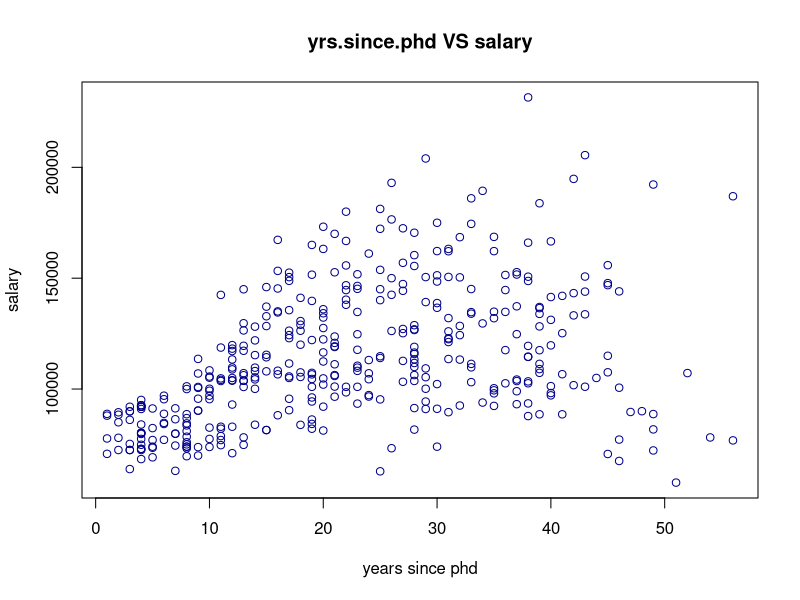
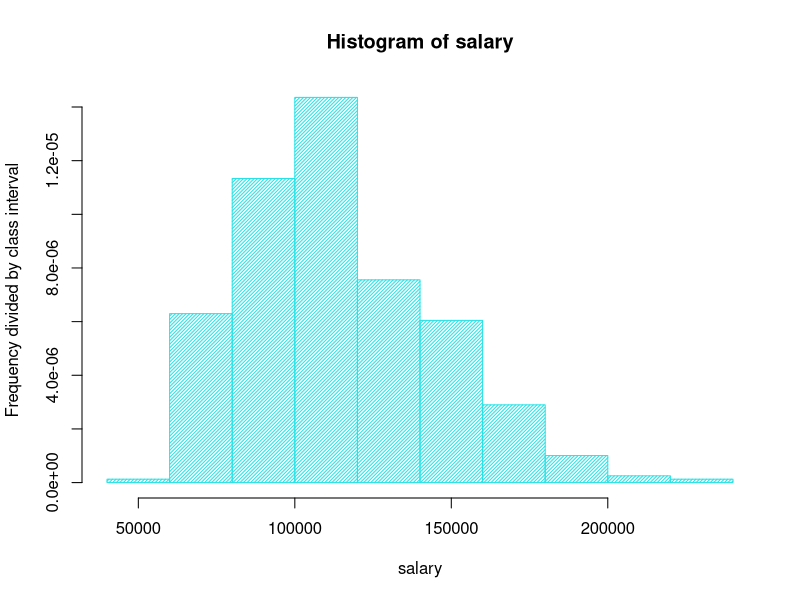
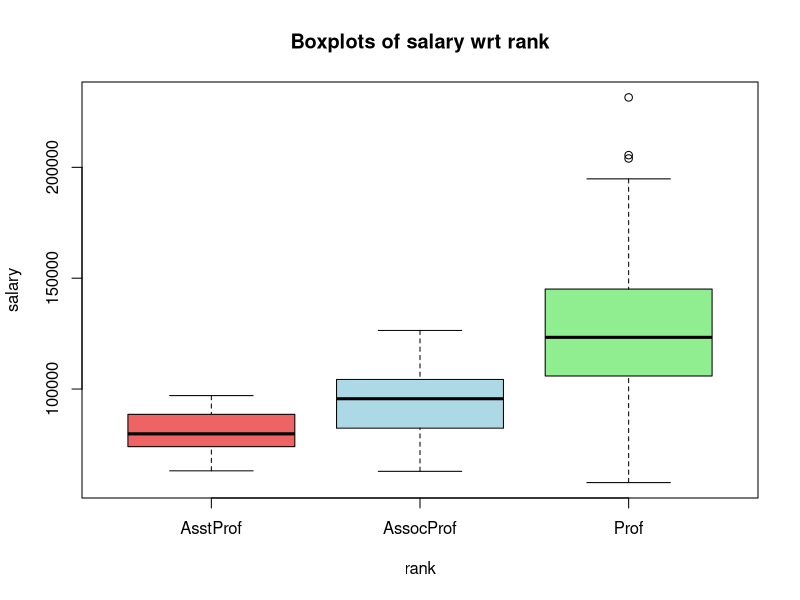
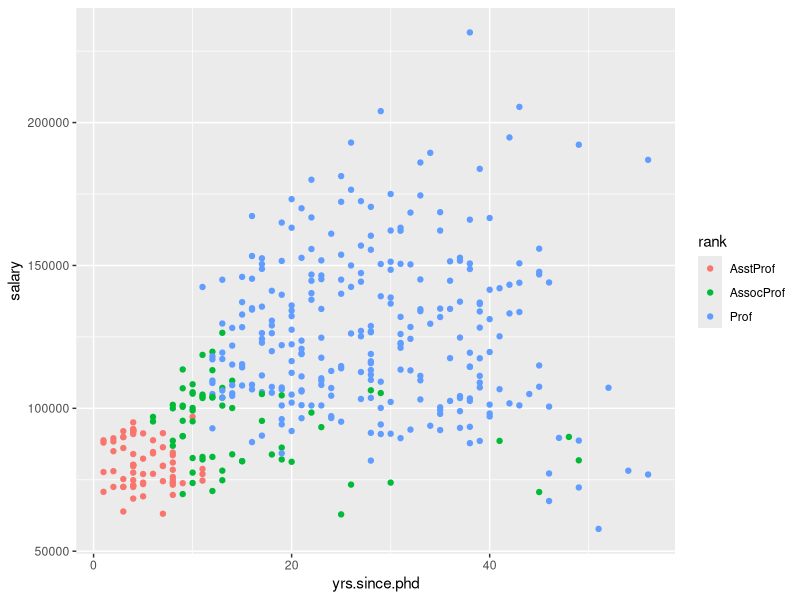
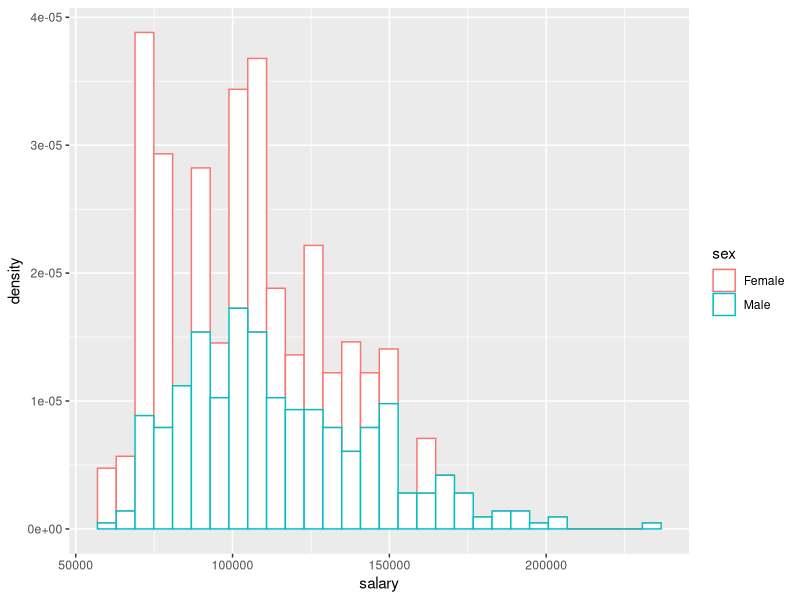
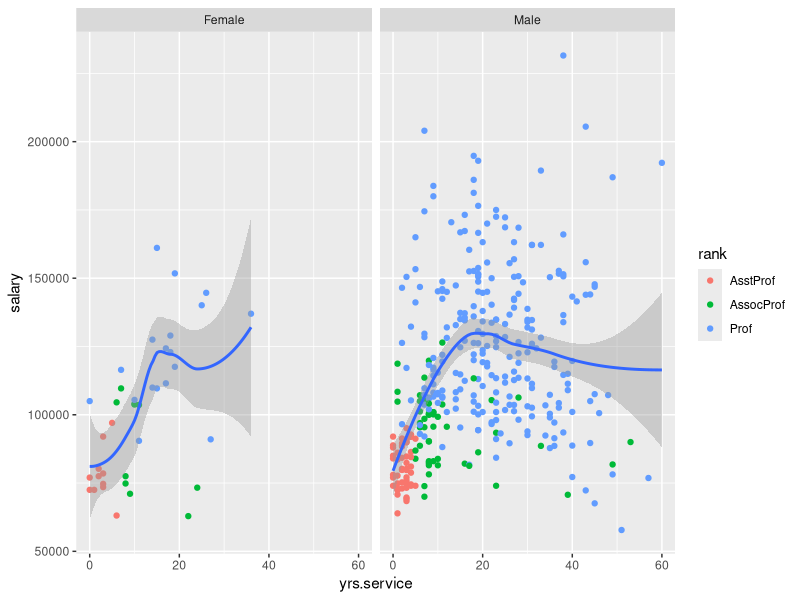
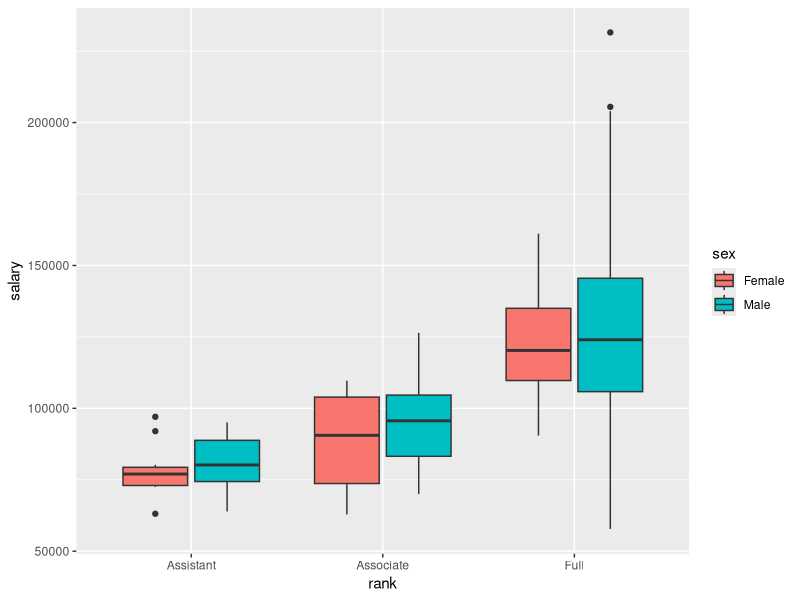

The R script that drew these images, in order:
## ---- chunk 1
knitr::opts_chunk$set(echo = TRUE)
## ---- chunk 2
library(car)
library(ggplot2)
## ---- chunk 3
plot(Salaries$yrs.since.phd, Salaries$salary, col=c("darkblue"), xlab = "years since phd", 
     ylab = "salary", main = "yrs.since.phd VS salary")
## ---- chunk 4
hist(Salaries$salary, freq=F, xlab = "salary", ylab = "Frequency divided by class interval",
     main = "Histogram of salary", density=40, angle=45, col=5)
## ---- chunk 5
boxplot(Salaries$salary ~ Salaries$rank, col = c("indianred2", "lightblue", "lightgreen"),
        xlab = "rank", ylab = "salary",main = "Boxplots of salary wrt rank")
## ---- chunk 6
ggplot(data = Salaries) +
  geom_point(mapping = aes(x = yrs.since.phd, y = salary, col = rank))
## ---- chunk 7
ggplot(data = Salaries, mapping = aes(x = salary, y = ..density.., col = sex)) +
  geom_histogram(fill = "white")
  
## ---- chunk 8
ggplot(data = Salaries) +
  geom_point(mapping = aes(x = yrs.service, y = salary, col = rank)) +
  geom_smooth(mapping = aes(x = yrs.service, y = salary)) +
  facet_wrap(.~ sex)
  
## ---- chunk 9
ggplot(data = Salaries, mapping = aes(x = rank, y = salary)) +
  geom_boxplot(mapping = aes(fill = sex)) +
  scale_x_discrete(labels = c("Assistant", "Associate", "Full")) +
  scale_y_continuous(breaks = c(50000, 100000, 150000, 200000))
